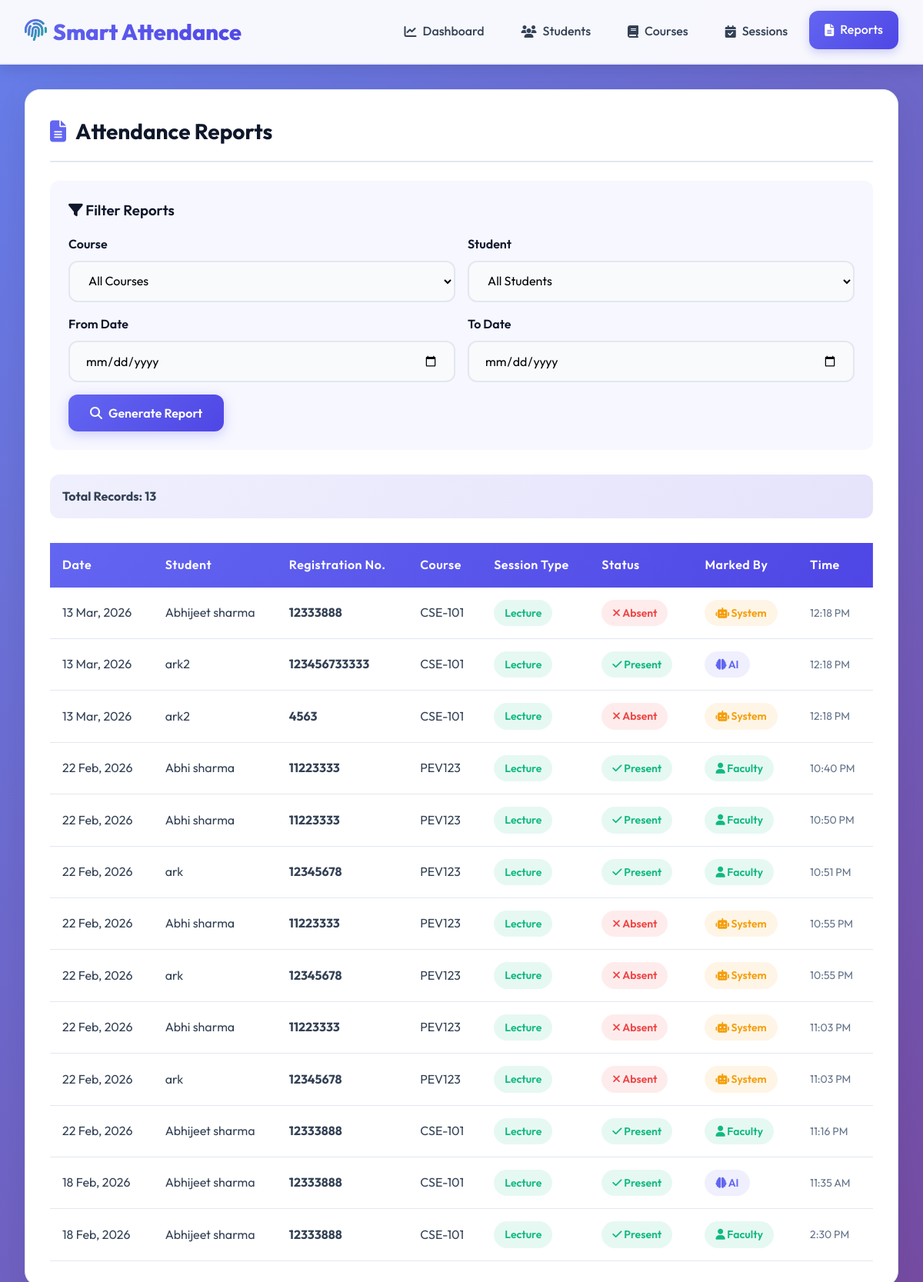
Screenshot of /reports/attendance/ with the database file from the repository.
### core/models.py (models this page shows, shortened)
class Attendance(models.Model):
    session = models.ForeignKey(AttendanceSession, on_delete=models.CASCADE, related_name='attendances')
    student = models.ForeignKey(Student, on_delete=models.CASCADE, related_name='attendances')
    status = models.CharField(
        max_length=10,
        choices=[
            ('present', 'Present'),
            ('absent', 'Absent'),
        ],
        default='absent'
    )
    marked_at = models.DateTimeField(auto_now_add=True)
    marked_by = models.CharField(max_length=50, default='system')  # 'faculty', 'face_recognition', 'system'
    confidence_score = models.FloatField(null=True, blank=True, help_text="Face recognition confidence")
    photo_captured = models.ImageField(upload_to='attendance_photos/', null=True, blank=True)
    class Meta:
        ordering = ['-marked_at']
        unique_together = ['session', 'student']

class AttendanceSession(models.Model):
    course = models.ForeignKey(Course, on_delete=models.CASCADE, related_name='sessions')
    faculty = models.ForeignKey(User, on_delete=models.SET_NULL, null=True)
    session_date = models.DateField(default=timezone.now)
    session_time = models.TimeField(default=timezone.now)
    session_type = models.CharField(
        max_length=20,
        choices=[
            ('lecture', 'Lecture'),
            ('lab', 'Lab'),
            ('tutorial', 'Tutorial'),
        ],
        default='lecture'
    )
    created_at = models.DateTimeField(auto_now_add=True)
    is_active = models.BooleanField(default=True)
    class Meta:
        ordering = ['-session_date', '-session_time']
        unique_together = ['course', 'session_date', 'session_time']

class Student(models.Model):
    registration_number = models.CharField(max_length=20, unique=True)
    name = models.CharField(max_length=200)
    email = models.EmailField(unique=True)
    phone = models.CharField(max_length=15, blank=True)
    course = models.ForeignKey(Course, on_delete=models.SET_NULL, null=True, related_name='students')
    photo = models.ImageField(upload_to='student_photos/', help_text="Upload a clear face photo for recognition")
    face_encoding = models.TextField(blank=True, help_text="Stored face encoding for recognition")
    created_at = models.DateTimeField(auto_now_add=True)
    is_active = models.BooleanField(default=True)
    class Meta:
        ordering = ['name']

class Course(models.Model):
    course_code = models.CharField(max_length=20, unique=True)
    course_name = models.CharField(max_length=200)
    faculty = models.ForeignKey(User, on_delete=models.SET_NULL, null=True, related_name='courses')
    created_at = models.DateTimeField(auto_now_add=True)
    class Meta:
        ordering = ['course_name']

### core/views.py (the view)
# urls.py: path('reports/attendance/', views.attendance_report, name='attendance_report'),
def attendance_report(request):
    courses = Course.objects.all()
    students = Student.objects.filter(is_active=True)
    course_id = request.GET.get('course', '')
    student_id = request.GET.get('student', '')
    date_from = request.GET.get('date_from', '')
    date_to = request.GET.get('date_to', '')
    attendances = Attendance.objects.select_related(
        'student', 'session', 'session__course'
    )
    if course_id:
        attendances = attendances.filter(session__course_id=course_id)
        students = students.filter(course_id=course_id)
    if student_id:
        attendances = attendances.filter(student_id=student_id)
    if date_from:
        attendances = attendances.filter(session__session_date__gte=date_from)
    if date_to:
        attendances = attendances.filter(session__session_date__lte=date_to)
    attendances = attendances.order_by('-session__session_date')
    context = {
        'courses': courses,
        'students': students,
        'attendances': attendances,
        'selected_course': course_id,
        'selected_student': student_id,
        'date_from': date_from,
        'date_to': date_to,
    }
    return render(request, 'core/attendance_report.html', context)

### core/templates/core/attendance_report.html (shortened to what this page needs)
{% extends 'core/base.html' %}
{% block content %}
<div class="card">
    <div class="card-header">
        <h1 class="card-title">
            <i class="fas fa-file-alt"></i>
            Attendance Reports
        </h1>
    </div>
    <form method="get" style="background: rgba(99, 102, 241, 0.05); padding: 1.5rem; border-radius: 12px; margin-bottom: 2rem;">
        <h3 style="font-weight: 600; margin-bottom: 1rem; color: #0f172a;">
            <i class="fas fa-filter"></i> Filter Reports
        </h3>
        <div style="display: grid; grid-template-columns: repeat(2, 1fr); gap: 1rem; margin-bottom: 1rem;">
            <div class="form-group" style="margin: 0;">
                <label class="form-label">Course</label>
                <select name="course" class="form-control">
                    <option value="">All Courses</option>
                </select>
            </div>
            <div class="form-group" style="margin: 0;">
                <label class="form-label">Student</label>
                <select name="student" class="form-control">
                    <option value="">All Students</option>
                </select>
            </div>
            <div class="form-group" style="margin: 0;">
                <label class="form-label">From Date</label>
                <input type="date" name="date_from" class="form-control" value="{{ date_from }}">
            </div>
            <div class="form-group" style="margin: 0;">
                <label class="form-label">To Date</label>
                <input type="date" name="date_to" class="form-control" value="{{ date_to }}">
            </div>
        </div>
        <button type="submit" class="btn btn-primary">
            <i class="fas fa-search"></i> Generate Report
        </button>
    </form>
    {% if attendances %}
    <div style="margin-bottom: 1rem; padding: 1rem; background: linear-gradient(135deg, rgba(99, 102, 241, 0.1), rgba(79, 70, 229, 0.15)); border-radius: 12px;">
        <strong>Total Records: {{ attendances.count }}</strong>
    </div>
    <div style="overflow-x: auto;">
        <table class="table">
            <thead>
                <tr>
                    <th>Date</th>
                    <th>Student</th>
                    <th>Registration No.</th>
                    <th>Course</th>
                    <th>Session Type</th>
                    <th>Status</th>
                    <th>Marked By</th>
                    <th>Time</th>
                </tr>
            </thead>
            <tbody>
                {% for attendance in attendances %}
                <tr>
                    <td>{{ attendance.session.session_date|date:"d M, Y" }}</td>
                    <td>{{ attendance.student.name }}</td>
                    <td><strong>{{ attendance.student.registration_number }}</strong></td>
                    <td>{{ attendance.session.course.course_code }}</td>
                    <td><span class="badge badge-success">{{ attendance.session.get_session_type_display }}</span></td>
                    <td>
                        {% if attendance.status == 'present' %}
                        <span class="badge badge-success"><i class="fas fa-check"></i> Present</span>
                        {% else %}
                        <span class="badge badge-danger"><i class="fas fa-times"></i> Absent</span>
                        {% endif %}
                    </td>
                    <td>
                        {% if attendance.marked_by == 'face_recognition' %}
                        <span class="badge" style="background: rgba(99, 102, 241, 0.1); color: #6366f1;">
                            <i class="fas fa-brain"></i> AI
                        </span>
                        {% elif attendance.marked_by == 'faculty' %}
                        <span class="badge badge-success"><i class="fas fa-user"></i> Faculty</span>
                        {% else %}
                        <span class="badge badge-warning"><i class="fas fa-robot"></i> System</span>
                        {% endif %}
                    </td>
                    <td style="font-size: 0.875rem; color: #64748b;">{{ attendance.marked_at|date:"g:i A" }}</td>
                </tr>
                {% endfor %}
            </tbody>
        </table>
    </div>
    {% endif %}
</div>
{% endblock %}

### core/templates/core/base.html (style rules this page uses)
:root { --primary: #6366f1; --primary-dark: #4f46e5; --primary-light: #818cf8; --secondary: #10b981; --danger: #ef4444; --warning: #f59e0b; --dark: #0f172a; --dark-light: #1e293b; --light: #f8fafc; --text: #334155; --text-light: #64748b; --border: #e2e8f0; --shadow: rgba(15, 23, 42, 0.08); --shadow-lg: rgba(15, 23, 42, 0.15); }
* { margin: 0; padding: 0; box-sizing: border-box; }
body { font-family: 'Outfit', sans-serif; background: linear-gradient(135deg, #667eea 0%, #764ba2 100%); background-attachment: fixed; color: var(--text); line-height: 1.6; min-height: 100vh; }
.card { background: white; border-radius: 20px; padding: 2rem; box-shadow: 0 10px 40px var(--shadow); margin-bottom: 2rem; border: 1px solid var(--border); transition: transform 0.3s ease, box-shadow 0.3s ease; }
.card-header { margin-bottom: 1.5rem; padding-bottom: 1rem; border-bottom: 2px solid var(--border); }
.card-title { font-size: 1.75rem; font-weight: 700; color: var(--dark); display: flex; align-items: center; gap: 0.75rem; }
.card-title i { color: var(--primary); }
.btn { padding: 0.875rem 1.75rem; border: none; border-radius: 12px; font-size: 1rem; font-weight: 600; cursor: pointer; transition: all 0.3s ease; display: inline-flex; align-items: center; gap: 0.5rem; text-decoration: none; font-family: 'Outfit', sans-serif; }
.btn-primary { background: linear-gradient(135deg, var(--primary), var(--primary-dark)); color: white; box-shadow: 0 4px 15px rgba(99, 102, 241, 0.3); }
.form-group { margin-bottom: 1.5rem; }
.form-label { display: block; margin-bottom: 0.5rem; font-weight: 600; color: var(--dark); }
.form-control { width: 100%; padding: 0.875rem 1.25rem; border: 2px solid var(--border); border-radius: 12px; font-size: 1rem; font-family: 'Outfit', sans-serif; transition: all 0.3s ease; background: var(--light); }
.table { width: 100%; border-collapse: collapse; margin-top: 1rem; }
.table thead { background: linear-gradient(135deg, var(--primary), var(--primary-dark)); color: white; }
.table th, .table td { padding: 1rem; text-align: left; }
.table th { font-weight: 600; letter-spacing: 0.5px; }
.table tbody tr { border-bottom: 1px solid var(--border); transition: background 0.2s ease; }
.badge { padding: 0.375rem 0.875rem; border-radius: 20px; font-size: 0.875rem; font-weight: 600; display: inline-block; }
.badge-success { background: rgba(16, 185, 129, 0.1); color: var(--secondary); }
.badge-danger { background: rgba(239, 68, 68, 0.1); color: var(--danger); }
.badge-warning { background: rgba(245, 158, 11, 0.1); color: var(--warning); }

### rows the page displays
Attendance: session.session_date "13 Mar, 2026", student.name "Abhijeet sharma", student.registration_number "12333888", session.course.course_code "CSE-101", session.session_type "Lecture", status "absent" (drawn), marked_by "system" (drawn), marked_at "12:18 PM"
Attendance: session.session_date "13 Mar, 2026", student.name "ark2", student.registration_number "123456733333", session.course.course_code "CSE-101", session.session_type "Lecture", status "present" (drawn), marked_by "face_recognition" (drawn), marked_at "12:18 PM"
Attendance: session.session_date "13 Mar, 2026", student.name "ark2", student.registration_number "4563", session.course.course_code "CSE-101", session.session_type "Lecture", status "absent" (drawn), marked_by "system" (drawn), marked_at "12:18 PM"
Attendance: session.session_date "22 Feb, 2026", student.name "Abhi sharma", student.registration_number "11223333", session.course.course_code "PEV123", session.session_type "Lecture", status "present" (drawn), marked_by "faculty" (drawn), marked_at "10:40 PM"
Attendance: session.session_date "22 Feb, 2026", student.name "Abhi sharma", student.registration_number "11223333", session.course.course_code "PEV123", session.session_type "Lecture", status "present" (drawn), marked_by "faculty" (drawn), marked_at "10:50 PM"
Attendance: session.session_date "22 Feb, 2026", student.name "ark", student.registration_number "12345678", session.course.course_code "PEV123", session.session_type "Lecture", status "present" (drawn), marked_by "faculty" (drawn), marked_at "10:51 PM"
Attendance: session.session_date "22 Feb, 2026", student.name "Abhi sharma", student.registration_number "11223333", session.course.course_code "PEV123", session.session_type "Lecture", status "absent" (drawn), marked_by "system" (drawn), marked_at "10:55 PM"
Attendance: session.session_date "22 Feb, 2026", student.name "ark", student.registration_number "12345678", session.course.course_code "PEV123", session.session_type "Lecture", status "absent" (drawn), marked_by "system" (drawn), marked_at "10:55 PM"
Attendance: session.session_date "22 Feb, 2026", student.name "Abhi sharma", student.registration_number "11223333", session.course.course_code "PEV123", session.session_type "Lecture", status "absent" (drawn), marked_by "system" (drawn), marked_at "11:03 PM"
Attendance: session.session_date "22 Feb, 2026", student.name "ark", student.registration_number "12345678", session.course.course_code "PEV123", session.session_type "Lecture", status "absent" (drawn), marked_by "system" (drawn), marked_at "11:03 PM"
Attendance: session.session_date "22 Feb, 2026", student.name "Abhijeet sharma", student.registration_number "12333888", session.course.course_code "CSE-101", session.session_type "Lecture", status "present" (drawn), marked_by "faculty" (drawn), marked_at "11:16 PM"
Attendance: session.session_date "18 Feb, 2026", student.name "Abhijeet sharma", student.registration_number "12333888", session.course.course_code "CSE-101", session.session_type "Lecture", status "present" (drawn), marked_by "face_recognition" (drawn), marked_at "11:35 AM"
Attendance: session.session_date "18 Feb, 2026", student.name "Abhijeet sharma", student.registration_number "12333888", session.course.course_code "CSE-101", session.session_type "Lecture", status "present" (drawn), marked_by "faculty" (drawn), marked_at "2:30 PM"

### other values shown
{{ attendances.count }} "13"
